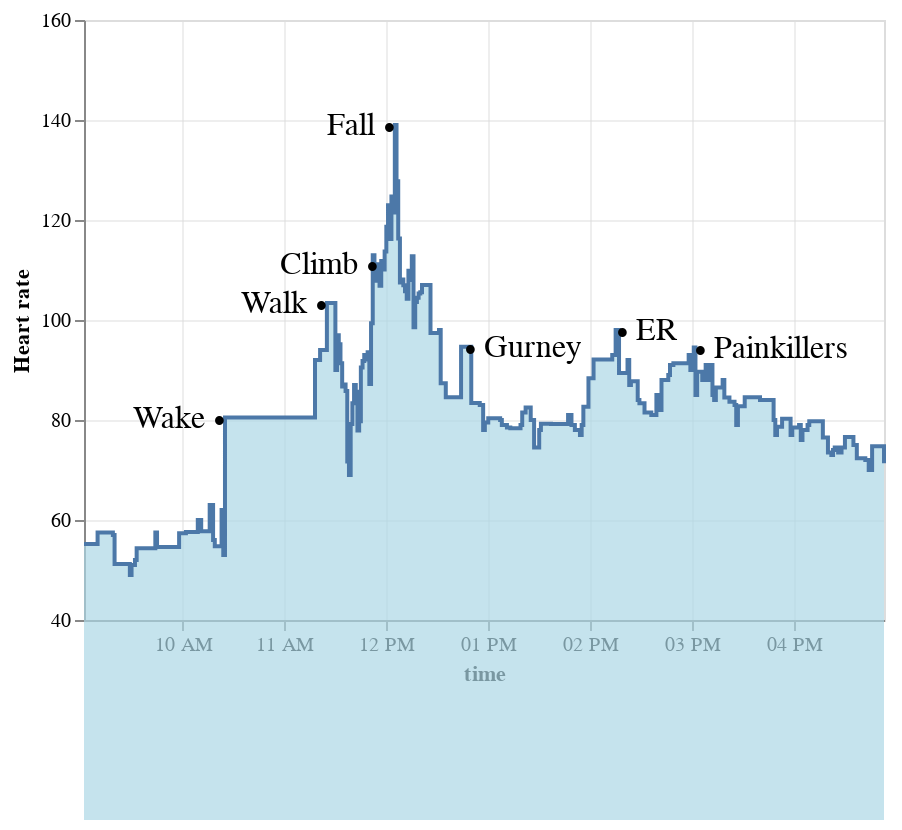

The notebook cell saved with this chart:
### Code cell
df_ = df_long[(df_long.datetime >= '2022-04-25 09:00') & (df_long.datetime <= '2022-04-25 17:00')]

df_plot = df_[df_.field == 'heart_rate']
df_plot = df_plot[df_plot.value.astype(float) > 10]

df_plot = clean_timeseries(df_plot, '1min')

df_plot['textright'] = ''
df_plot['textleft'] = ''
df_plot.loc[df_plot.value == df_plot.value.max(), 'textright'] = 'Fall •'
df_plot.loc[df_plot.datetime == '2022-04-25 11:25:00', 'textright'] = 'Walk •'
df_plot.loc[df_plot.datetime == '2022-04-25 11:55:00', 'textright'] = 'Climb •'
df_plot.loc[df_plot.datetime == '2022-04-25 10:25:00', 'textright'] = 'Wake •'
df_plot.loc[df_plot.datetime == '2022-04-25 12:46:00', 'textleft'] = '• Gurney'
df_plot.loc[df_plot.datetime == '2022-04-25 14:15:00', 'textleft'] = '• ER'
df_plot.loc[df_plot.datetime == '2022-04-25 15:01:00', 'textleft'] = '• Painkillers'

chart = alt.Chart(df_plot)
(chart.mark_area(
    color="lightblue",
    interpolate='step-after',
    line=True,
).encode(
    x=alt.X('datetime', axis=alt.Axis(title='time')),
    y=alt.Y('value', scale=alt.Scale(domain=((48, 160))), axis=alt.Axis(title='Heart rate'))
) + 
 chart.mark_text(align='right', size=16).encode(x='datetime', y='value', text='textright') + 
 chart.mark_text(align='left', size=16).encode(x='datetime', y='value', text='textleft')).configure(
    background='white',
).configure_axis(gridOpacity=.5, labelColor='black')

### Figure 1 — Vega-Lite specification as saved in the notebook (floating-point values rounded to 4 significant figures; data arrays with more than 128 entries replaced by an {"elided": "..."} marker saying what was removed)
{"usermeta": {"embedOptions": {"theme": "fivethirtyeight"}}, "config": {"view": {"continuousWidth": 400, "continuousHeight": 300}, "axis": {"gridOpacity": 0.5, "labelColor": "black"}, "background": "white"}, "layer": [{"mark": {"type": "area", "color": "lightblue", "interpolate": "step-after", "line": true}, "encoding": {"x": {"axis": {"title": "time"}, "field": "datetime", "type": "temporal"}, "y": {"axis": {"title": "Heart rate"}, "field": "value", "scale": {"domain": [48, 160]}, "type": "quantitative"}}}, {"mark": {"type": "text", "align": "right", "size": 16}, "encoding": {"text": {"field": "textright", "type": "nominal"}, "x": {"field": "datetime", "type": "temporal"}, "y": {"field": "value", "type": "quantitative"}}}, {"mark": {"type": "text", "align": "left", "size": 16}, "encoding": {"text": {"field": "textleft", "type": "nominal"}, "x": {"field": "datetime", "type": "temporal"}, "y": {"field": "value", "type": "quantitative"}}}], "data": {"name": "data-4c2d67188462ac382feb2f30f0425395"}, "$schema": "https://vega.github.io/schema/vega-lite/v4.17.0.json", "datasets": {"data-4c2d67188462ac382feb2f30f0425395": {"elided": "472 records"}}}
